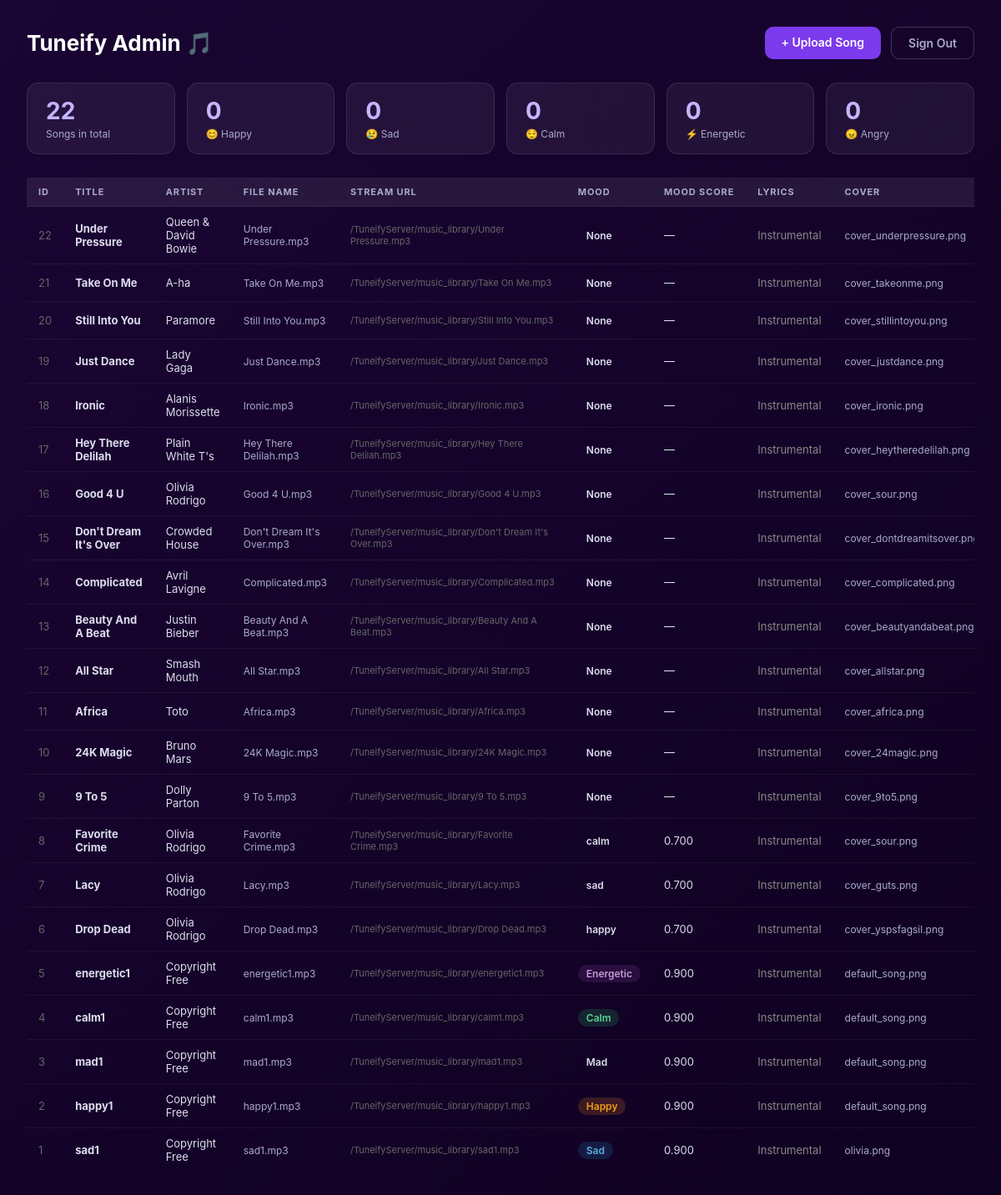
The app's page /dashboard (signed in), older data.
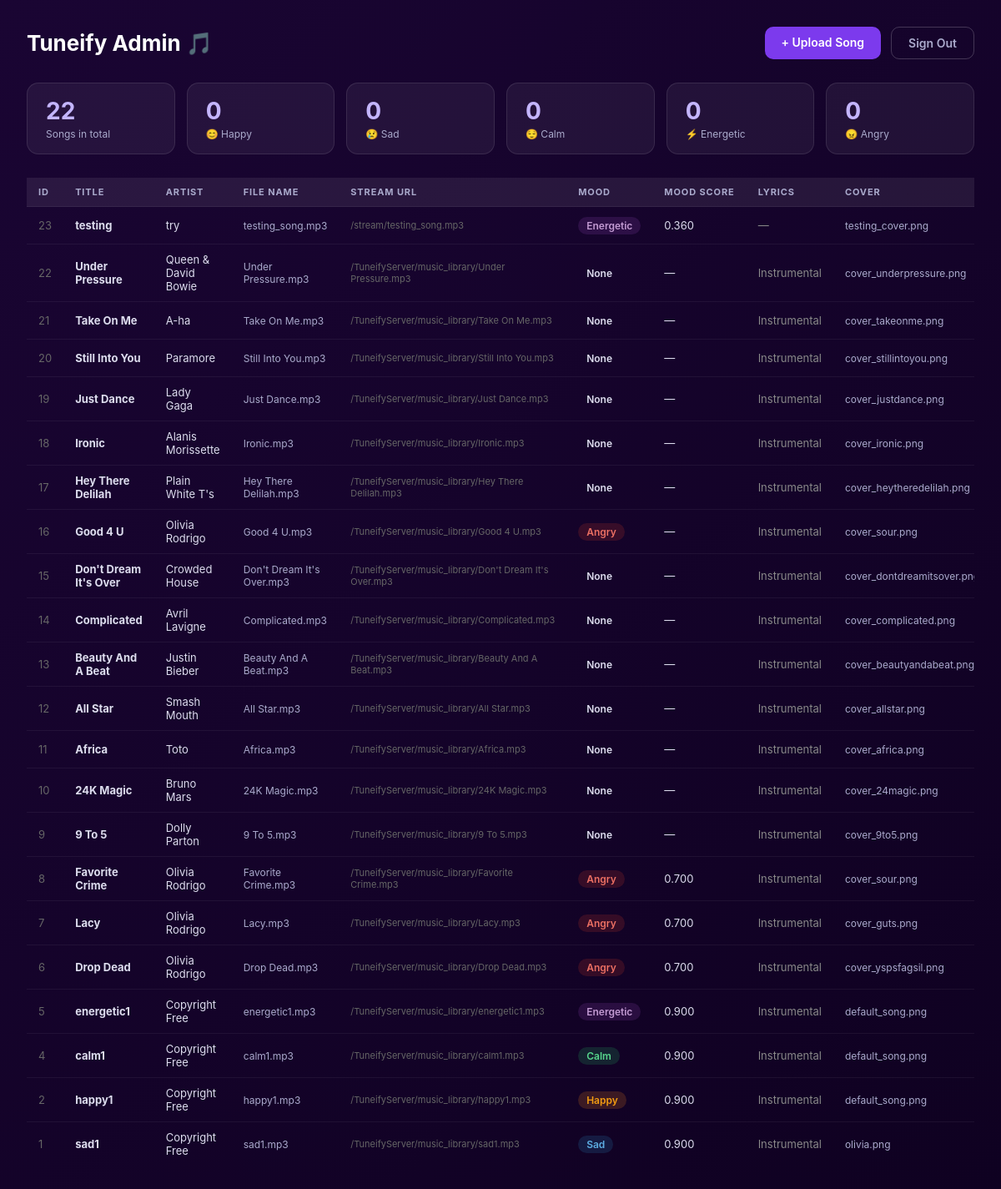
The same page, newer data.
### tables this page shows
CREATE TABLE songs (
    id INTEGER PRIMARY KEY AUTOINCREMENT,
    title TEXT,
    artist TEXT,
    file_name TEXT,
    stream_url TEXT,    
    mood TEXT,
    mood_score REAL,
    lyrics TEXT         
, cover_url TEXT DEFAULT 'default_song.png');

### admin_app.py (the view)
@app.route("/dashboard")
def dashboard():
    if "admin" not in session:
        return redirect(url_for("login"))
    return render_template("dashboard.html",
                           songs=get_all_songs(),
                           success=request.args.get("success"))

### admin_app.py (called while the page is built)
def get_all_songs():
    conn = sqlite3.connect(DB_PATH)
    cur  = conn.cursor()
    try:
        cur.execute("""
            SELECT id, title, artist, file_name, stream_url,
                   mood, mood_score, lyrics, cover_url
            FROM songs ORDER BY id DESC
        """)
        return cur.fetchall()
    finally:
        cur.close(); conn.close()

### templates/dashboard.html (shortened to what this page needs)
<!DOCTYPE html>
<html lang="en">
<head>
</head>
<body>
    <header>
        <h1>Tuneify Admin 🎵 </h1>
        <div style="display:flex;gap:12px;">
            <a href="{{ url_for('upload') }}" class="btn btn-primary">+ Upload Song</a>
            <a href="{{ url_for('logout') }}" class="btn btn-outline">Sign Out</a>
        </div>
    </header>
    <div class="stats">
        <div class="stat">
            <div class="num">{{ songs|length }}</div>
            <div class="lbl">Songs in total</div>
        </div>
        {% for mood, emoji in [('😊','Happy'),('😢','Sad'),('😌','Calm'),('⚡','Energetic'),('😠','Angry')] %}
        <div class="stat">
            <div class="num">{{ songs | selectattr(5, 'equalto', mood) | list | length }}</div>
            <div class="lbl">{{ mood }} {{ emoji }}</div>
        </div>
        {% endfor %}
    </div>
    <div class="table-wrap">
        <table>
            <thead>
                <tr>
                    <th>ID</th>
                    <th>Title</th>
                    <th>Artist</th>
                    <th>File Name</th>
                    <th>Stream URL</th>
                    <th>Mood</th>
                    <th>Mood Score</th>
                    <th>Lyrics</th>
                    <th>Cover</th>
                </tr>
            </thead>
            <tbody>
                {% for s in songs %}
                <tr>
                    <td style="color:#666">{{ s[0] }}</td>
                    <td><strong>{{ s[1] }}</strong></td>
                    <td>{{ s[2] }}</td>
                    <td style="color:#AAAACC;font-size:12px;">{{ s[3] }}</td>
                    <td style="color:#666;font-size:11px;">{{ s[4] }}</td>
                    <td><span class="mood-badge mood-{{ s[5] }}">{{ s[5] }}</span></td>
                    <td>{{ "%.3f"|format(s[6]) if s[6] else "—" }}</td>
                    <td class="lyrics-cell" title="{{ s[7] }}">
                        {{ s[7][:40] + "…" if s[7] and s[7]|length > 40 else (s[7] or "—") }}
                    </td>
                    <td style="font-size:12px;color:#AAAACC;">{{ s[8] or "—" }}</td>
                </tr>
                {% else %}
                <tr>
                    <td colspan="10" style="text-align:center;color:#666;padding:32px;">
                        No songs yet. Upload your first song!
                    </td>
                </tr>
                {% endfor %}
            </tbody>
        </table>
    </div>
</body>
</html>

### templates/dashboard.html (style rules this page uses)
* { box-sizing:border-box; margin:0; padding:0; }
body { font-family:-apple-system, BlinkMacSystemFont, 'Segoe UI', sans-serif; background:linear-gradient(135deg,#1a0533 0%,#0f0121 100%); min-height:100vh; color:#FFFFFF; padding:32px; }
header { display:flex; justify-content:space-between; align-items:center; margin-bottom:28px; }
h1 { font-size:26px; }
.btn { padding:10px 20px; border-radius:10px; border:none; cursor:pointer; font-size:14px; font-weight:600; text-decoration:none; display:inline-block; }
.btn-primary { background:#7C3AED; color:#FFF; }
.btn-outline { background:transparent; border:1px solid rgba(255,255,255,0.2); color:#AAAACC; }
.stats { display:flex; gap:14px; margin-bottom:28px; flex-wrap:wrap; }
.stat { background:rgba(255,255,255,0.06); border:1px solid rgba(255,255,255,0.1); border-radius:14px; padding:16px 22px; flex:1; min-width:100px; }
.stat .num { font-size:28px; font-weight:bold; color:#C4B5FD; }
.stat .lbl { font-size:12px; color:#AAAACC; margin-top:3px; }
.table-wrap { overflow-x:auto; }
table { width:100%; border-collapse:collapse; min-width:800px; }
th { background:rgba(255,255,255,0.08); padding:10px 14px; text-align:left; font-size:11px; letter-spacing:0.08em; color:#AAAACC; text-transform:uppercase; white-space:nowrap; }
td { padding:10px 14px; border-top:1px solid rgba(255,255,255,0.06); font-size:13px; color:#DDDDEE; vertical-align:middle; }
.mood-badge { display:inline-block; padding:3px 10px; border-radius:20px; font-size:12px; font-weight:600; }
.mood-Happy { background:#E67E2233; color:#F39C12; }
.mood-Sad { background:#2980B933; color:#5DADE2; }
.mood-Angry { background:#C0392B33; color:#EC7063; }
.mood-Calm { background:#27AE6033; color:#58D68D; }
.mood-Energetic { background:#8E44AD33; color:#C39BD3; }
.lyrics-cell { max-width:160px; overflow:hidden; text-overflow:ellipsis; white-space:nowrap; color:#888; }

Row changes from the older to the newer data that the page shows:
removed songs: id "3", title "mad1", artist "Copyright Free", file_name "mad1.mp3", stream_url "/TuneifyServer/music_library/mad1.mp3", mood "Mad", mood_score "0.900", lyrics "Instrumental", cover_url "default_song.png"
added songs: id "23", title "testing", artist "try", file_name "testing_song.mp3", stream_url "/stream/testing_song.mp3", mood "Energetic", mood_score "0.360", lyrics "—", cover_url "testing_cover.png"
changed songs "Good 4 U": mood "None" → "Angry"
changed songs "Favorite Crime": mood "calm" → "Angry"
changed songs "Lacy": mood "sad" → "Angry"
changed songs "Drop Dead": mood "happy" → "Angry"
